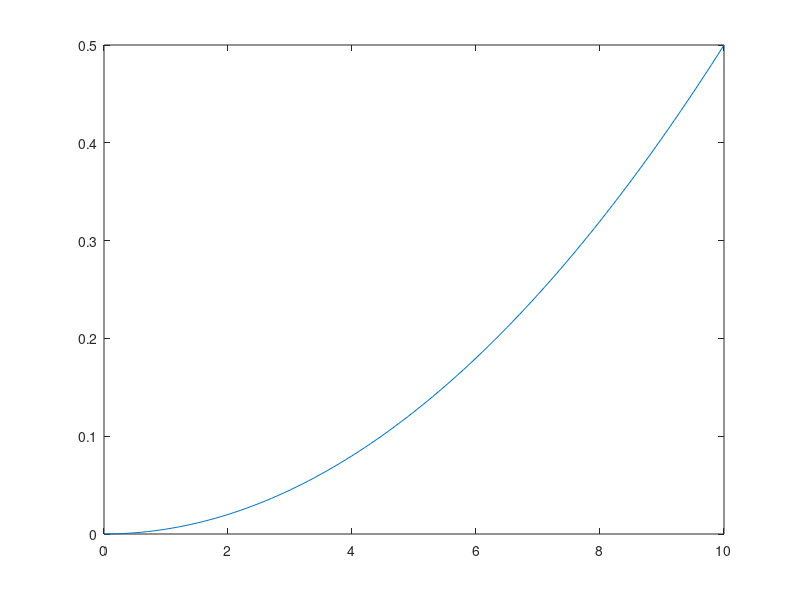

Here is the MATLAB script that generated this plot: (Note: this script raises an error after producing the figure.)
K =1;
R = 10e3;
C = 1e-7;
T = R * C;
num =[0 K];
den = [T 1];
G = tf(num,den);
t=0:0.1:10;
u_parabolic = 0.01 * ((t.^2)*0.5)
[y,t]=lsim(G,u_parabolic,t);
plot(t,y);
info = stepinfo(y, t);      
hold on
